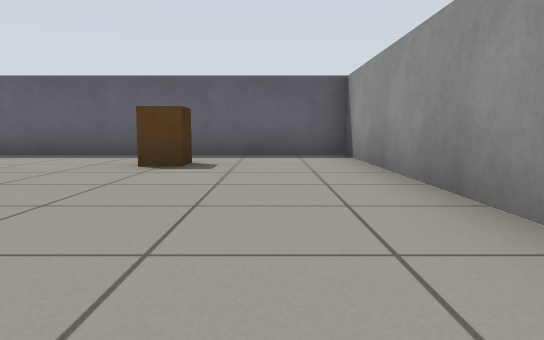
View 1 (above)

24 first-person views from a walk through a Gazebo world. The camera is 0.5 m above the floor, tilts 6° down and sees 70° across. The floor is counted in squares, 1 m on a side. Each view is taken from the middle of a square. On the plan, view 1 faces up. The plan holds only what a view shows up to about 9 squares ahead; the rest is blank.

View 2
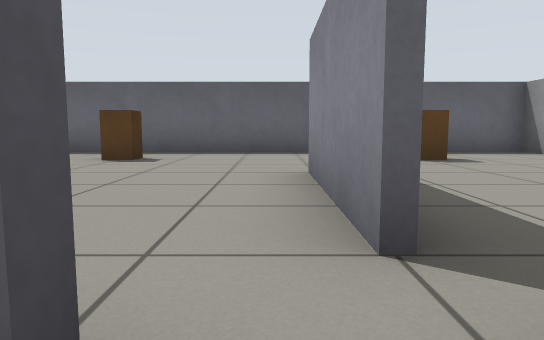

View 3
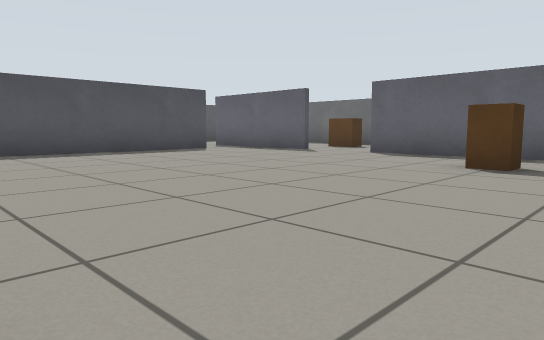

View 4
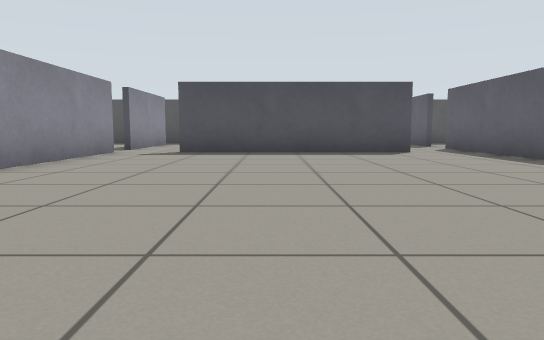

View 5
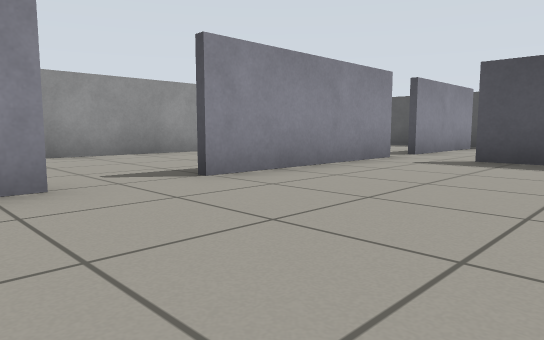

View 6
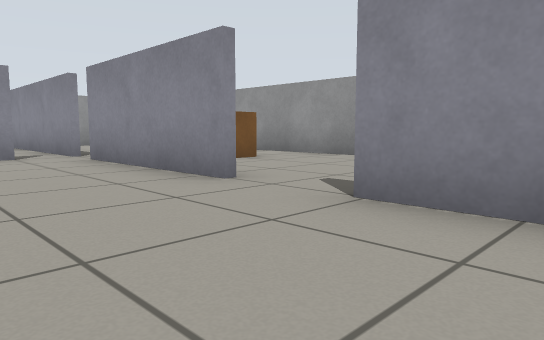

View 7
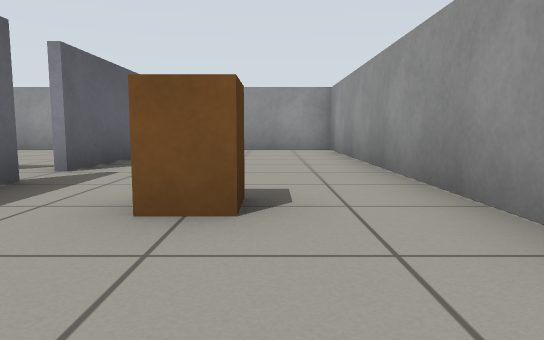

View 8
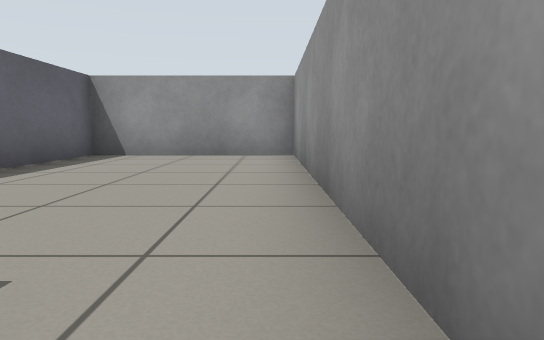

View 9
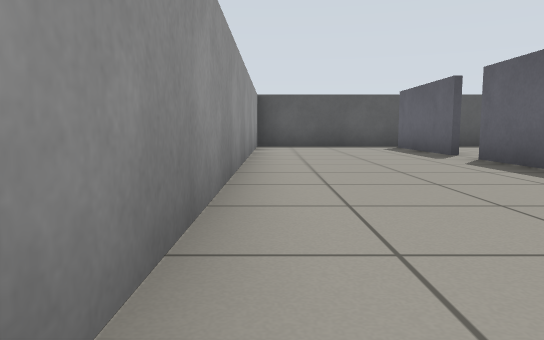

View 10
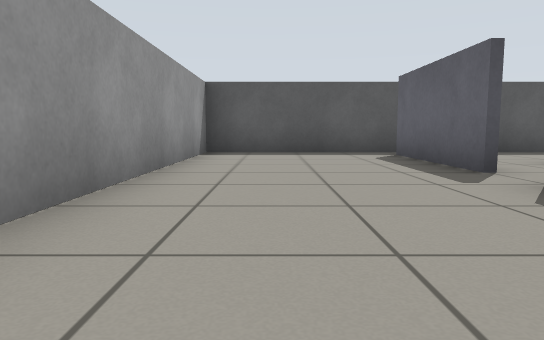

View 11
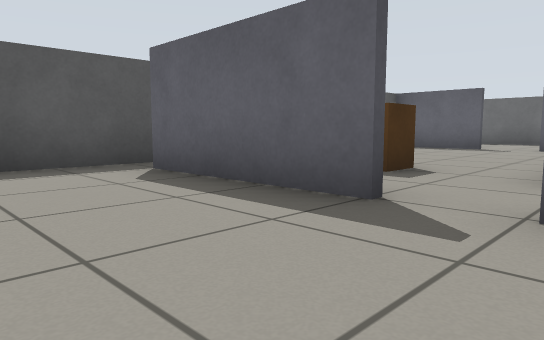

View 12
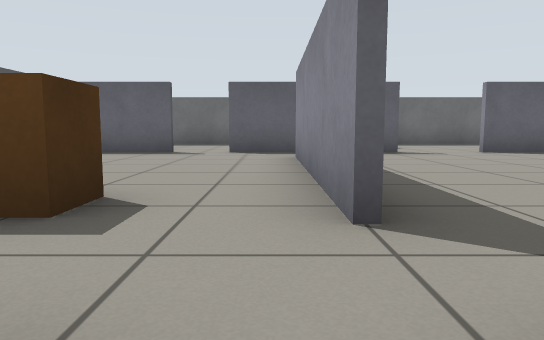

View 13
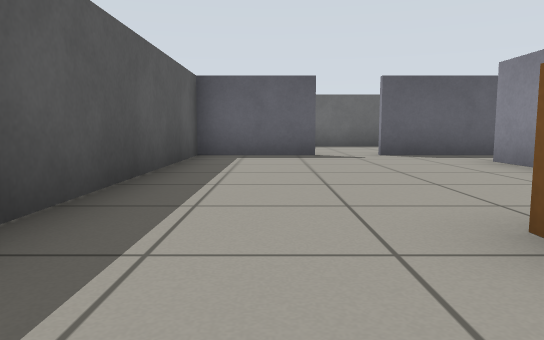

View 14
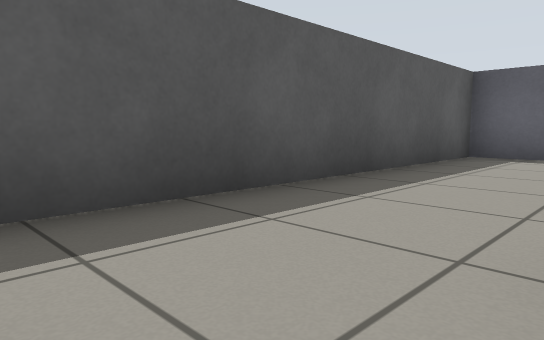

View 15
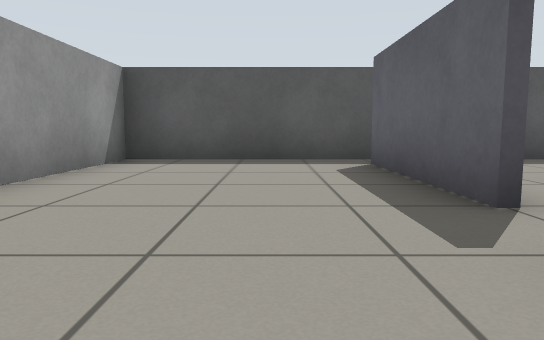

View 16
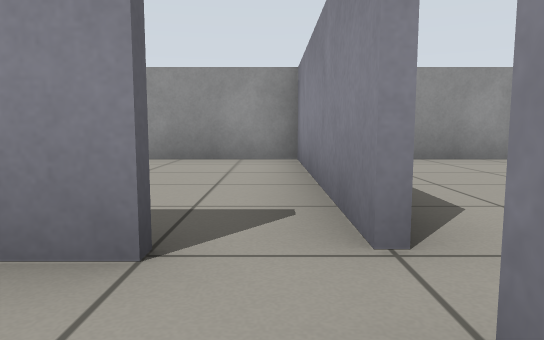

View 17
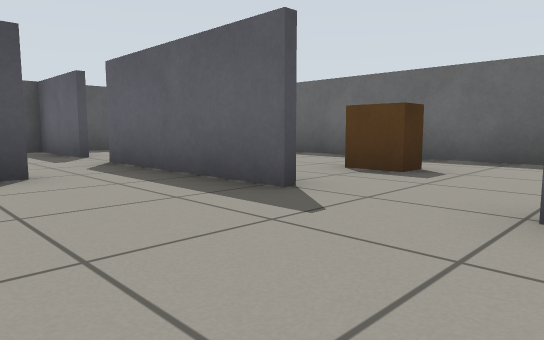

View 18
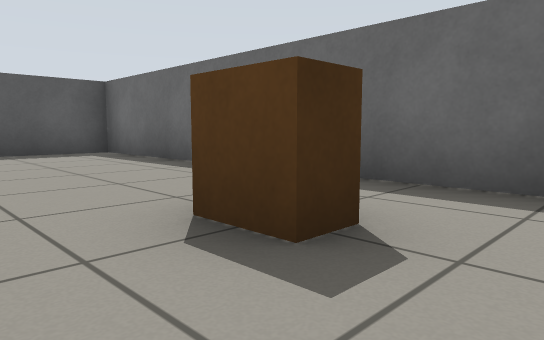

View 19
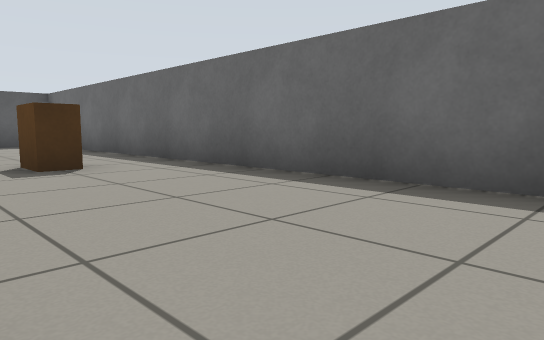

View 20
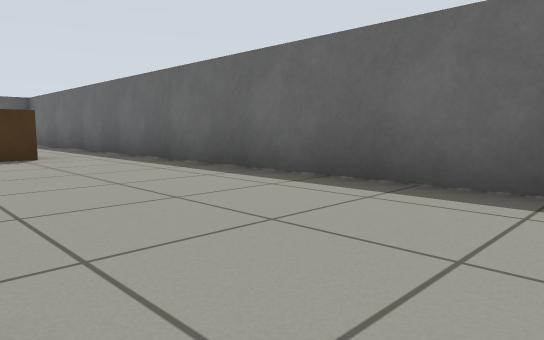

View 21
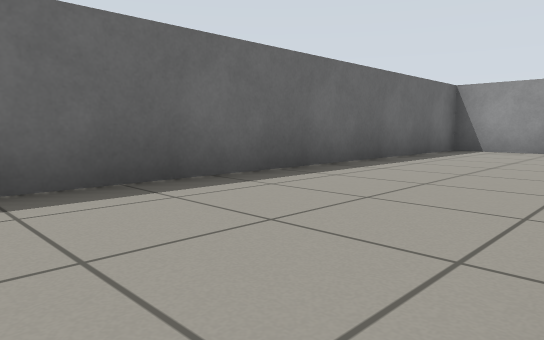

View 22
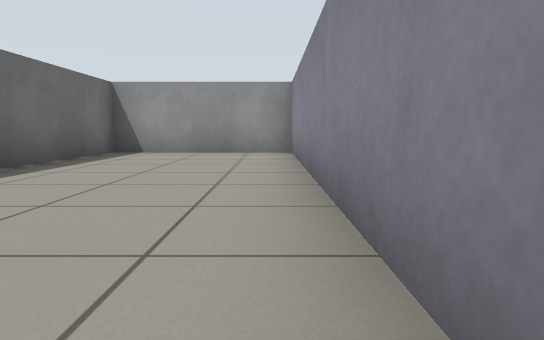

View 23
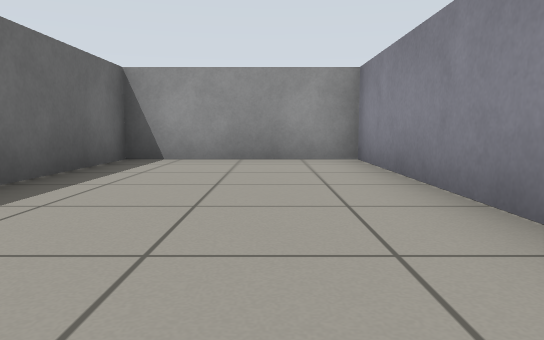

View 24
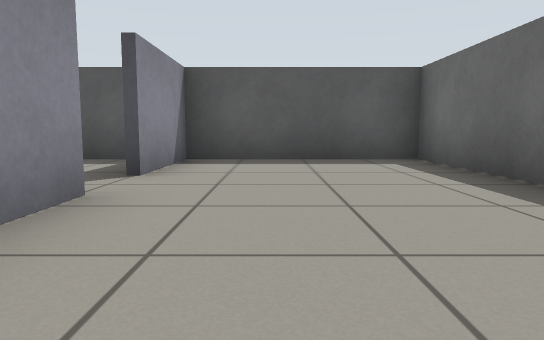

### Floor plan
Ten units are one square. View 1 is at (0, 0); x grows to the right and y downward. Boxes are objects, and circles mark ways between rooms. Rooms are numbered by the first view taken in them; rooms with no view inside come last. Other rooms are left out.
<svg viewBox="-190 -119 210 168">
<path fill="none" stroke="#000" d="M-36 -4 -36 -35M-80 4 -42 4M-35 4 15 4M-112 -74 -130 -74M-125 4 -94 4M-134 -61 -134 -10M14 9 14 -70M15 -74 -95 -74M-119 6 -135 6M-144 6 -176 6M-184 5 -184 44 14 44 14 9M15 6 -35 6M-136 -9 -136 -60M-165 4 -144 4M-135 4 -125 4M-161 -74 -185 -74M-184 -70 -184 5M-130 -74 -150 -74M-65 -76 15 -76M-150 -76 -140 -76M-185 -76 -161 -76M14 -70 14 -114 -184 -114 -184 -70"/>
<rect x="-65" y="-65" width="10" height="10" fill="#bbb"><title>brown box</title></rect>
<rect x="-25" y="-65" width="20" height="20" fill="#bbb"><title>brown box</title></rect>
<rect x="-65" y="15" width="20" height="20" fill="#bbb"><title>brown box</title></rect>
<rect x="-155" y="-25" width="10" height="20" fill="#bbb"><title>brown box</title></rect>
<rect x="-125" y="-105" width="20" height="10" fill="#bbb"><title>brown box</title></rect>
<circle cx="-40" cy="10" r="3" fill="#2a7"/>
<circle cx="-85" cy="10" r="3" fill="#2a7"/>
<circle cx="-130" cy="-5" r="3" fill="#2a7"/>
<circle cx="-130" cy="-60" r="3" fill="#2a7"/>
<circle cx="-105" cy="-70" r="3" fill="#2a7"/>
<circle cx="-140" cy="10" r="3" fill="#2a7"/>
<circle cx="-180" cy="10" r="3" fill="#2a7"/>
<circle cx="-155" cy="-70" r="3" fill="#2a7"/>
<text x="-60" y="-30">1</text>
<text x="-90" y="30">2</text>
<text x="-160" y="-30">3</text>
<text x="-90" y="-100">4</text>
</svg>
Room 1 opens to room 2. Room 1 opens to room 3. Room 1 opens to room 4. Room 2 opens to room 3. Room 3 opens to room 4.

Where each view was taken, in squares from view 1:
view 1: 0 up, 0 right, facing up
view 2: 1 down, 4 left, facing up
view 3: 0 up, 5 left, facing up-left
view 4: 3 up, 5 left, facing left
view 5: 3 up, 7 left, facing down-left
view 6: 2 up, 11 left, facing down-right
view 7: 3 down, 8 left, facing right
view 8: 4 down, 6 left, facing right
view 9: 4 down, 7 left, facing left
view 10: 3 down, 10 left, facing left
view 11: 3 down, 13 left, facing up-left
view 12: 1 down, 14 left, facing up
view 13: 0 up, 17 left, facing up
view 14: 0 up, 16 left, facing up-left
view 15: 2 down, 12 left, facing left
view 16: 0 up, 5 left, facing right
view 17: 5 up, 9 left, facing up-left
view 18: 8 up, 10 left, facing up-left
view 19: 8 up, 6 left, facing up-left
view 20: 8 up, 4 left, facing up-left
view 21: 8 up, 8 left, facing up-right
view 22: 8 up, 7 left, facing right
view 23: 9 up, 5 left, facing right
view 24: 9 up, 12 left, facing left
